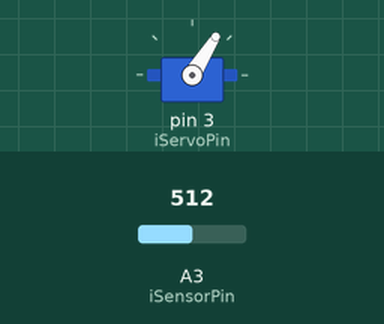
Recording of a sketch running on a simulated Arduino Uno, built with avr-gcc and run on an emulated ATmega328P. Shown: servo. Inputs (shaded band) come from the test bench; at power-on: A3 (iSensorPin) = 512.

Above: at 11.2 s.
11.3 s: A3 (iSensorPin) set to 217
12.8 s: A3 (iSensorPin) set to 186
14.3 s: A3 (iSensorPin) set to 210
At 17.1 s:
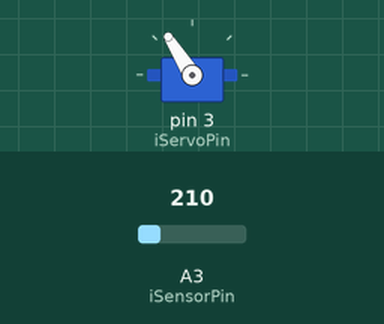
17.3 s: A3 (iSensorPin) set to 190
At 17.8 s:
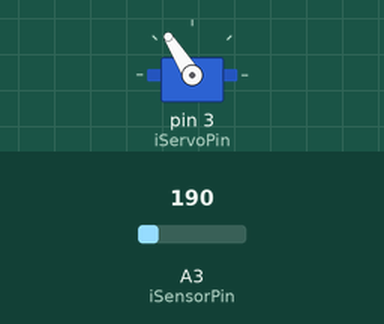
18.8 s: A3 (iSensorPin) set to 306
At 19.1 s:
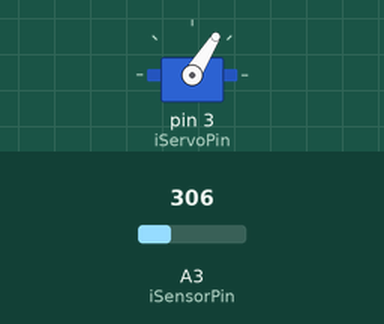
Timing chart, 0 to 21.3 s (numbered marks = the images above; inputs shaded):
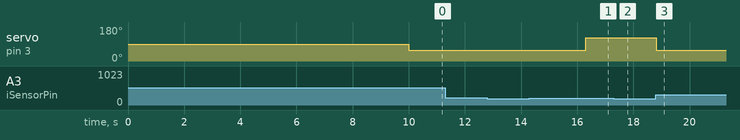

The sketch:

Servo_con_sensor.ino
```cpp
// (licence header left out)
//***********************************************
// Muscle Controlled Bionic Claws
//
// Developed by Brian E. Kaminski - Advancer Technologies,
// http://www.AdvancerTechnologies.com
//
// License: CC BY-SA 3.0 https://creativecommons.org/licenses/by-sa/3.0/
//
// Revision history:
// 1.0 initial release BEK 25May2015
//***********************************************

#include <Servo.h>

Servo myservo;

// constants
const int iServoPin = 3;              // servo pin number
const int iSensorPin = A3;            // muscle sensor pin number
const int iMaxServoVal = 1140;        // HS-7940's fully extracted claw servo position PWM value (in microseconds)
const int iMinServoVal = 1800;        // HS-7940's fully retracted claw servo position PWM value (in microseconds)
const int iMinThreshVal = 200;        // muscle sensor threshold value to begin controlled extension
const int iServoStep = 10;            // controls claw extension speed - increase to speed up
const unsigned long lLockOut = 2000L;   // duration to hold max threshval to toggle the lock state (in milliseconds)

// global variables
unsigned long lStartTime = 0L;        // variable to store the time the timer was started
bool bStartLockTimer = false;         // if true, the timer has been started; false otherwise
bool bActiveLock = false;             // if true, the claws have been locked in fully extended state; unlocked otherwise.

void setup()
{
  myservo.attach(iServoPin);        // attaches the pin to the servo object
  delay(10000);             // 10 second delay to give you time to plug in the battery, stow it, and get clear
}

void loop()
{
  // read muscle sensor value
  int iSensorVal = analogRead(iSensorPin);
  int iServoVal =  iMinServoVal;    // intialize to min value

  // determine what state to put the claws in based on the sensor value
  // three possible states
  if(iSensorVal < iMinThreshVal)
  {
    // state 1 - below threshold - fully retract claws
    iServoVal = iMinServoVal;
  }
  else
  {
    // state 2 - above max threshold - fully extend claws
    iServoVal = iMaxServoVal;
  }

  // if sensor is in state 2, start timer to trigger lLockOut
  if(iServoVal == iMaxServoVal)
  {
    // if the timer hasn't been started, then start it.
    if(!bStartLockTimer)
    {
      lStartTime = millis();
      bStartLockTimer = true;
    }
  }
  else
  {
    // reset timer variables
    lStartTime = 0L;
    bStartLockTimer = false;
  }

  // check to see if the timer was started and it runs for the amount of time required to trigger lock/unlock
  if(bStartLockTimer && millis()-lStartTime >= lLockOut)
  {
    // toggle lock state
    bActiveLock = !bActiveLock;

    // reset timer variables
    lStartTime = 0L;
    bStartLockTimer = false;

    // set servo value to max when locking
    if(bActiveLock)
    {
      myservo.writeMicroseconds(iMaxServoVal);
      iServoVal = iMaxServoVal;
    }
    else // reset servo value to min when unlocking
    {
      myservo.writeMicroseconds(iMinServoVal);
      iServoVal = iMinServoVal;
    }

    // pause for a second to allow the user to adjust to the new setting
    delay(1000);
  }

  // move the servo to the desired postion
  if(bActiveLock)
    myservo.writeMicroseconds(iMaxServoVal);
  else
    myservo.writeMicroseconds(iServoVal);

  // delay to not overload the ADC
  delay(100);
}
```

Measured:
- after the input at 11.3 s, every drawn part: stays the same
- after the input at 12.8 s, every drawn part: stays the same
- after the input at 14.3 s, servo on pin 3 (iServoPin): 58° → 122° after 2.0 s
- after the input at 17.3 s, servo on pin 3 (iServoPin): stays 122° (without the input it goes to 58° after 0.11 s)
- after the input at 18.8 s, servo on pin 3 (iServoPin): 122° → 58° at once
